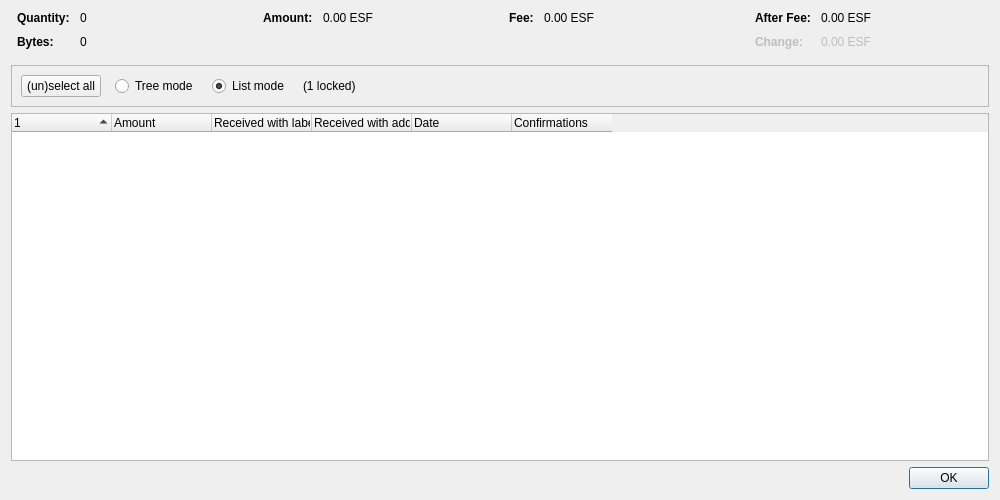
<?xml version="1.0" encoding="UTF-8"?>
<ui version="4.0">
 <class>CoinControlDialog</class>
 <widget class="QDialog" name="CoinControlDialog">
  <property name="geometry">
   <rect>
    <x>0</x>
    <y>0</y>
    <width>1000</width>
    <height>500</height>
   </rect>
  </property>
  <property name="windowTitle">
   <string>Coin Selection</string>
  </property>
  <layout class="QVBoxLayout" name="verticalLayout">
   <item>
    <layout class="QHBoxLayout" name="horizontalLayoutTop" stretch="0,0,0,0">
     <property name="topMargin">
      <number>0</number>
     </property>
     <property name="bottomMargin">
      <number>10</number>
     </property>
     <item>
      <layout class="QFormLayout" name="formLayoutCoinControl1">
       <property name="labelAlignment">
        <set>Qt::AlignLeft|Qt::AlignVCenter</set>
       </property>
       <property name="horizontalSpacing">
        <number>10</number>
       </property>
       <property name="verticalSpacing">
        <number>10</number>
       </property>
       <property name="leftMargin">
        <number>6</number>
       </property>
       <property name="rightMargin">
        <number>6</number>
       </property>
       <item row="0" column="0">
        <widget class="QLabel" name="labelCoinControlQuantityText">
         <property name="font">
          <font>
           <weight>75</weight>
           <bold>true</bold>
          </font>
         </property>
         <property name="text">
          <string>Quantity:</string>
         </property>
        </widget>
       </item>
       <item row="0" column="1">
        <widget class="QLabel" name="labelCoinControlQuantity">
         <property name="cursor">
          <cursorShape>IBeamCursor</cursorShape>
         </property>
         <property name="contextMenuPolicy">
          <enum>Qt::ActionsContextMenu</enum>
         </property>
         <property name="text">
          <string notr="true">0</string>
         </property>
         <property name="textInteractionFlags">
          <set>Qt::LinksAccessibleByMouse|Qt::TextSelectableByKeyboard|Qt::TextSelectableByMouse</set>
         </property>
        </widget>
       </item>
       <item row="1" column="0">
        <widget class="QLabel" name="labelCoinControlBytesText">
         <property name="font">
          <font>
           <weight>75</weight>
           <bold>true</bold>
          </font>
         </property>
         <property name="text">
          <string>Bytes:</string>
         </property>
        </widget>
       </item>
       <item row="1" column="1">
        <widget class="QLabel" name="labelCoinControlBytes">
         <property name="cursor">
          <cursorShape>IBeamCursor</cursorShape>
         </property>
         <property name="contextMenuPolicy">
          <enum>Qt::ActionsContextMenu</enum>
         </property>
         <property name="text">
          <string notr="true">0</string>
         </property>
         <property name="textInteractionFlags">
          <set>Qt::LinksAccessibleByMouse|Qt::TextSelectableByKeyboard|Qt::TextSelectableByMouse</set>
         </property>
        </widget>
       </item>
      </layout>
     </item>
     <item>
      <layout class="QFormLayout" name="formLayoutCoinControl2">
       <property name="horizontalSpacing">
        <number>10</number>
       </property>
       <property name="verticalSpacing">
        <number>10</number>
       </property>
       <property name="leftMargin">
        <number>6</number>
       </property>
       <property name="rightMargin">
        <number>6</number>
       </property>
       <item row="0" column="0">
        <widget class="QLabel" name="labelCoinControlAmountText">
         <property name="font">
          <font>
           <weight>75</weight>
           <bold>true</bold>
          </font>
         </property>
         <property name="text">
          <string>Amount:</string>
         </property>
        </widget>
       </item>
       <item row="0" column="1">
        <widget class="QLabel" name="labelCoinControlAmount">
         <property name="cursor">
          <cursorShape>IBeamCursor</cursorShape>
         </property>
         <property name="contextMenuPolicy">
          <enum>Qt::ActionsContextMenu</enum>
         </property>
         <property name="text">
          <string notr="true">0.00 ESF</string>
         </property>
         <property name="textInteractionFlags">
          <set>Qt::LinksAccessibleByMouse|Qt::TextSelectableByKeyboard|Qt::TextSelectableByMouse</set>
         </property>
        </widget>
       </item>
      </layout>
     </item>
     <item>
      <layout class="QFormLayout" name="formLayoutCoinControl3">
       <property name="horizontalSpacing">
        <number>10</number>
       </property>
       <property name="verticalSpacing">
        <number>10</number>
       </property>
       <property name="leftMargin">
        <number>6</number>
       </property>
       <property name="rightMargin">
        <number>6</number>
       </property>
       <item row="0" column="0">
        <widget class="QLabel" name="labelCoinControlFeeText">
         <property name="font">
          <font>
           <weight>75</weight>
           <bold>true</bold>
          </font>
         </property>
         <property name="text">
          <string>Fee:</string>
         </property>
        </widget>
       </item>
       <item row="0" column="1">
        <widget class="QLabel" name="labelCoinControlFee">
         <property name="cursor">
          <cursorShape>IBeamCursor</cursorShape>
         </property>
         <property name="contextMenuPolicy">
          <enum>Qt::ActionsContextMenu</enum>
         </property>
         <property name="text">
          <string notr="true">0.00 ESF</string>
         </property>
         <property name="textInteractionFlags">
          <set>Qt::LinksAccessibleByMouse|Qt::TextSelectableByKeyboard|Qt::TextSelectableByMouse</set>
         </property>
        </widget>
       </item>
      </layout>
     </item>
     <item>
      <layout class="QFormLayout" name="formLayoutCoinControl4">
       <property name="labelAlignment">
        <set>Qt::AlignLeft|Qt::AlignVCenter</set>
       </property>
       <property name="horizontalSpacing">
        <number>10</number>
       </property>
       <property name="verticalSpacing">
        <number>10</number>
       </property>
       <property name="leftMargin">
        <number>6</number>
       </property>
       <property name="rightMargin">
        <number>6</number>
       </property>
       <item row="0" column="0">
        <widget class="QLabel" name="labelCoinControlAfterFeeText">
         <property name="font">
          <font>
           <weight>75</weight>
           <bold>true</bold>
          </font>
         </property>
         <property name="text">
          <string>After Fee:</string>
         </property>
        </widget>
       </item>
       <item row="0" column="1">
        <widget class="QLabel" name="labelCoinControlAfterFee">
         <property name="cursor">
          <cursorShape>IBeamCursor</cursorShape>
         </property>
         <property name="contextMenuPolicy">
          <enum>Qt::ActionsContextMenu</enum>
         </property>
         <property name="text">
          <string notr="true">0.00 ESF</string>
         </property>
         <property name="textInteractionFlags">
          <set>Qt::LinksAccessibleByMouse|Qt::TextSelectableByKeyboard|Qt::TextSelectableByMouse</set>
         </property>
        </widget>
       </item>
       <item row="1" column="0">
        <widget class="QLabel" name="labelCoinControlChangeText">
         <property name="enabled">
          <bool>false</bool>
         </property>
         <property name="font">
          <font>
           <weight>75</weight>
           <bold>true</bold>
          </font>
         </property>
         <property name="text">
          <string>Change:</string>
         </property>
        </widget>
       </item>
       <item row="1" column="1">
        <widget class="QLabel" name="labelCoinControlChange">
         <property name="enabled">
          <bool>false</bool>
         </property>
         <property name="cursor">
          <cursorShape>IBeamCursor</cursorShape>
         </property>
         <property name="contextMenuPolicy">
          <enum>Qt::ActionsContextMenu</enum>
         </property>
         <property name="text">
          <string notr="true">0.00 ESF</string>
         </property>
         <property name="textInteractionFlags">
          <set>Qt::LinksAccessibleByMouse|Qt::TextSelectableByKeyboard|Qt::TextSelectableByMouse</set>
         </property>
        </widget>
       </item>
      </layout>
     </item>
    </layout>
   </item>
   <item>
    <widget class="QFrame" name="frame">
     <property name="minimumSize">
      <size>
       <width>0</width>
       <height>40</height>
      </size>
     </property>
     <property name="frameShape">
      <enum>QFrame::StyledPanel</enum>
     </property>
     <property name="frameShadow">
      <enum>QFrame::Sunken</enum>
     </property>
     <layout class="QHBoxLayout" name="horizontalLayout">
      <item>
       <layout class="QHBoxLayout" name="horizontalLayoutPanel" stretch="0,0,0,0,0">
        <property name="spacing">
         <number>14</number>
        </property>
        <item>
         <widget class="QPushButton" name="pushButtonSelectAll">
          <property name="sizePolicy">
           <sizepolicy hsizetype="Maximum" vsizetype="Fixed">
            <horstretch>0</horstretch>
            <verstretch>0</verstretch>
           </sizepolicy>
          </property>
          <property name="text">
           <string>(un)select all</string>
          </property>
          <property name="autoDefault">
           <bool>false</bool>
          </property>
         </widget>
        </item>
        <item>
         <widget class="QRadioButton" name="radioTreeMode">
          <property name="sizePolicy">
           <sizepolicy hsizetype="Maximum" vsizetype="Fixed">
            <horstretch>0</horstretch>
            <verstretch>0</verstretch>
           </sizepolicy>
          </property>
          <property name="text">
           <string>Tree mode</string>
          </property>
         </widget>
        </item>
        <item>
         <widget class="QRadioButton" name="radioListMode">
          <property name="sizePolicy">
           <sizepolicy hsizetype="Maximum" vsizetype="Fixed">
            <horstretch>0</horstretch>
            <verstretch>0</verstretch>
           </sizepolicy>
          </property>
          <property name="text">
           <string>List mode</string>
          </property>
          <property name="checked">
           <bool>true</bool>
          </property>
         </widget>
        </item>
        <item>
         <widget class="QLabel" name="labelLocked">
          <property name="text">
           <string notr="true">(1 locked)</string>
          </property>
         </widget>
        </item>
        <item>
         <spacer name="horizontalSpacer">
          <property name="orientation">
           <enum>Qt::Horizontal</enum>
          </property>
          <property name="sizeHint" stdset="0">
           <size>
            <width>40</width>
            <height>20</height>
           </size>
          </property>
         </spacer>
        </item>
       </layout>
      </item>
     </layout>
    </widget>
   </item>
   <item>
    <widget class="CoinControlTreeWidget" name="treeWidget">
     <property name="contextMenuPolicy">
      <enum>Qt::CustomContextMenu</enum>
     </property>
     <property name="sortingEnabled">
      <bool>false</bool>
     </property>
     <property name="columnCount">
      <number>6</number>
     </property>
     <attribute name="headerShowSortIndicator" stdset="0">
      <bool>true</bool>
     </attribute>
     <attribute name="headerStretchLastSection">
      <bool>false</bool>
     </attribute>
     <column>
      <property name="text">
       <string/>
      </property>
     </column>
     <column>
      <property name="text">
       <string>Amount</string>
      </property>
     </column>
     <column>
      <property name="text">
       <string>Received with label</string>
      </property>
     </column>
     <column>
      <property name="text">
       <string>Received with address</string>
      </property>
     </column>
     <column>
      <property name="text">
       <string>Date</string>
      </property>
     </column>
     <column>
      <property name="text">
       <string>Confirmations</string>
      </property>
      <property name="toolTip">
       <string>Confirmed</string>
      </property>
     </column>
     <column>
      <property name="text">
       <string/>
      </property>
     </column>
     <column>
      <property name="text">
       <string/>
      </property>
     </column>
     <column>
      <property name="text">
       <string/>
      </property>
     </column>
     <column>
      <property name="text">
       <string/>
      </property>
     </column>
    </widget>
   </item>
   <item>
    <widget class="QDialogButtonBox" name="buttonBox">
     <property name="orientation">
      <enum>Qt::Horizontal</enum>
     </property>
     <property name="standardButtons">
      <set>QDialogButtonBox::Ok</set>
     </property>
    </widget>
   </item>
  </layout>
 </widget>
 <customwidgets>
  <customwidget>
   <class>CoinControlTreeWidget</class>
   <extends>QTreeWidget</extends>
   <header>qt/coincontroltreewidget.h</header>
  </customwidget>
 </customwidgets>
 <resources/>
 <connections/>
</ui>
